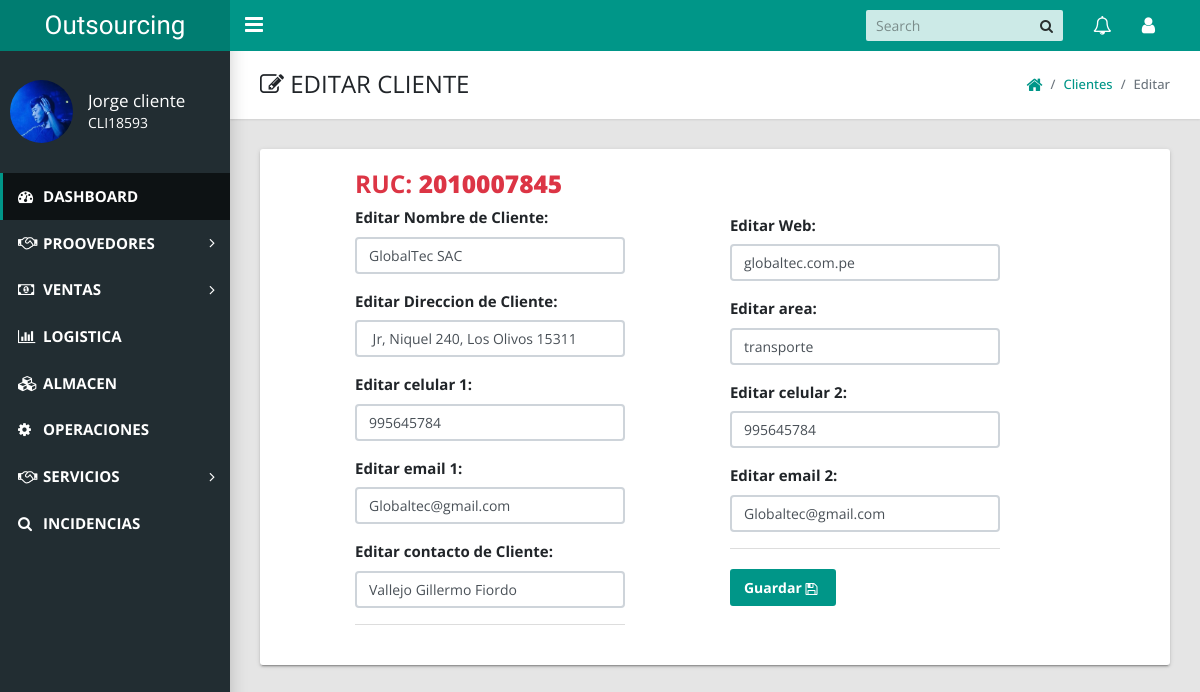
Before: /admin/index.php?action=edit_clien&ruc=2010007845 (signed in) with the older database file.
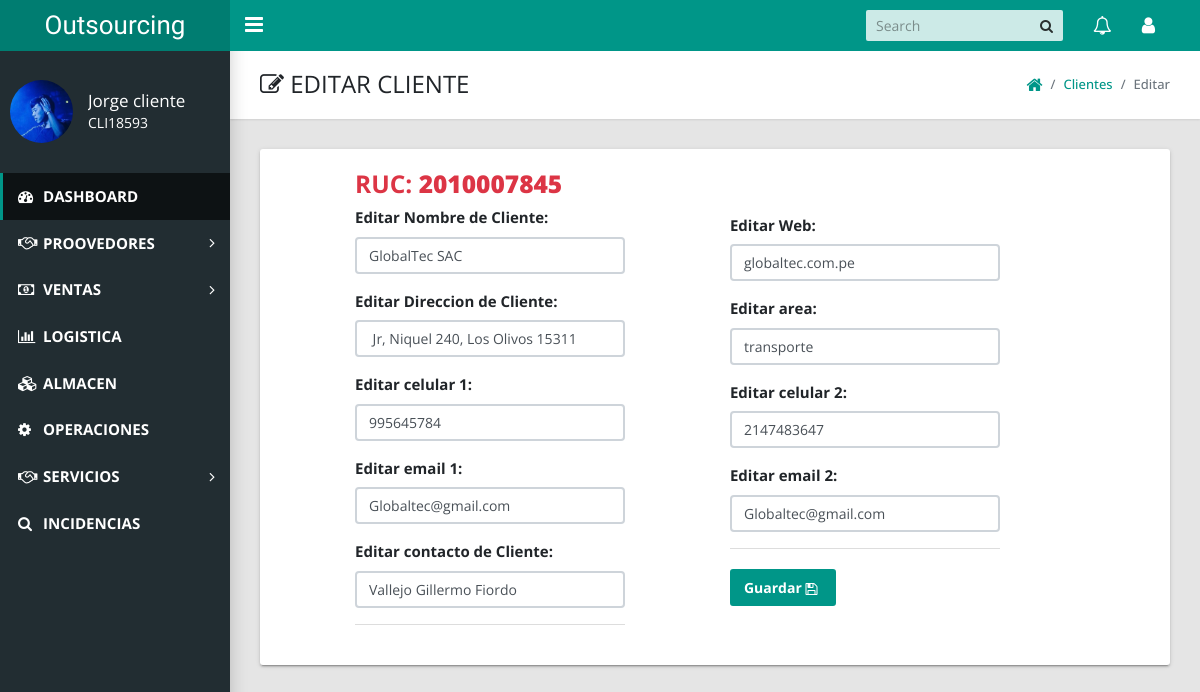
After: the same page with the newer database file.
### tables this page shows
CREATE TABLE `clientes` (
  `Id_cliente` int(10) NOT NULL,
  `cod_cliente` varchar(20) NOT NULL,
  `ruc_cliente` int(50) NOT NULL,
  `razon_cliente` varchar(50) NOT NULL,
  `direccion_cliente` text NOT NULL,
  `contacto_cliente` varchar(100) NOT NULL,
  `celular1_cliente` int(9) NOT NULL,
  `celular2_cliente` int(9) NOT NULL,
  `email1_cliente` varchar(50) NOT NULL,
  `email2_cliente` varchar(50) NOT NULL,
  `web_cliente` text NOT NULL,
  `area_cliente` varchar(50) NOT NULL,
  `estado_cliente` varchar(50) NOT NULL,
  `asignado_cliente` varchar(50) NOT NULL
);

### admin/includes/cotizaciones/edit_cliente.php (the view, shortened to what this page needs)
<?php $edit_cat = mysqli_query($conexion, "select * from clientes where ruc_cliente='$_GET[ruc]'");
$fetch_cat = mysqli_fetch_array($edit_cat); ?>
<?php if($_SESSION['role'] != 7 AND $_SESSION['role'] != 17 AND $_SESSION['role'] != 5 ){
echo "<script>alert('No puedes acceder acá ')</script>";
echo "<script>window.open('index.php?logged_in=Logueaste%20correctamente!','_self')</script>";
}else{ ?>
<main class="app-content">
      <div class="app-title">
        <div>
          <h1><i class="fa fa-edit"></i> EDITAR CLIENTE</h1>
        </div>
        <ul class="app-breadcrumb breadcrumb side">
          <li class="breadcrumb-item"><a href="index.php?logged_in=Logueaste%20correctamente!"><i class="fa fa-home fa-lg"></i></a></li>
          <li class="breadcrumb-item "><a href="index.php?action=view_clientes">Clientes</a></li>
          <li class="breadcrumb-item active">Editar</li>
        </ul>
      </div>
      <div class="row" style="font-size: 15px;">
        <div class="col-md-12">
          <div class="tile">
            <div class="row">
              <div class="col-lg-4 offset-lg-1">
                <form action="" method="POST" accept-charset="utf-8">
                  <h3 style="color:#dc3545; ">RUC: <b><?php echo $fetch_cat['ruc_cliente']; ?></b></h3>
                  <div class="form-group">
                    <label for="exampleInputEmail1">Editar Nombre de Cliente:</label>
                       <input class="form-control" type="text"name="cliente_nombre" value="<?php echo $fetch_cat['razon_cliente']; ?>" size="30" required >
                  </div>
                  <div class="form-group">
                    <label for="exampleInputEmail1">Editar Direccion de Cliente:</label>
                    <input class="form-control" type="text"name="cliente_direccion" value="<?php echo $fetch_cat['direccion_cliente']; ?>" size="30" required >
                  </div>
                  <div class="form-group">
                    <label for="exampleInputEmail1">Editar celular 1:</label>
                    <input class="form-control" type="text"name="cliente_cel1" value="<?php echo $fetch_cat['celular1_cliente']; ?>" size="30" required >
                  </div>
                  <div class="form-group">
                    <label for="exampleInputEmail1">Editar email 1:</label>
                    <input class="form-control" type="text"name="cliente_email1" value="<?php echo $fetch_cat['email1_cliente']; ?>" size="30" required >
                  </div>
                   <div class="form-group">
                    <label for="exampleInputEmail1">Editar contacto de Cliente:</label>
                    <input class="form-control" type="text"name="cliente_contact" value="<?php echo $fetch_cat['contacto_cliente']; ?>" size="30" required >
                  </div>
                  <div class="tile-footer">
            </div>
          </div>
              <div class="col-lg-4 offset-lg-1"><br><br>
                <div class="form-group">
                    <label for="exampleInputEmail1">Editar Web:</label>
                    <input class="form-control" type="text"name="cliente_web" value="<?php echo $fetch_cat['web_cliente']; ?>" size="30" required >
                  </div>
                  <div class="form-group">
                    <label for="exampleInputEmail1">Editar area:</label>
                    <input class="form-control" type="text"name="cliente_area" value="<?php echo $fetch_cat['area_cliente']; ?>" size="30" required >
                  </div>
                  <div class="form-group">
                    <label for="exampleInputEmail1">Editar celular 2:</label>
                    <input class="form-control" type="text"name="cliente_cel2" value="<?php echo $fetch_cat['celular2_cliente']; ?>" size="30" required >
                  </div>
                  <div class="form-group">
                    <label for="exampleInputEmail1">Editar email 2:</label>
                    <input class="form-control" type="text"name="cliente_email2" value="<?php echo $fetch_cat['email2_cliente']; ?>" size="30" required >
                  </div>
                  <div class="tile-footer">
                    <button class="btn btn-primary" name="edit_cliente"type="submit">Guardar  <i class="fa fa-floppy-o" aria-hidden="true"></i></button>
                  </div>
                </div>
            </div>
          </div>
        </div>
      </div>
    </main>
<?php } ?>

Changed rows visible on the page:
changed clientes "GlobalTec SAC": cliente_cel2 "995645784" → "2147483647"
